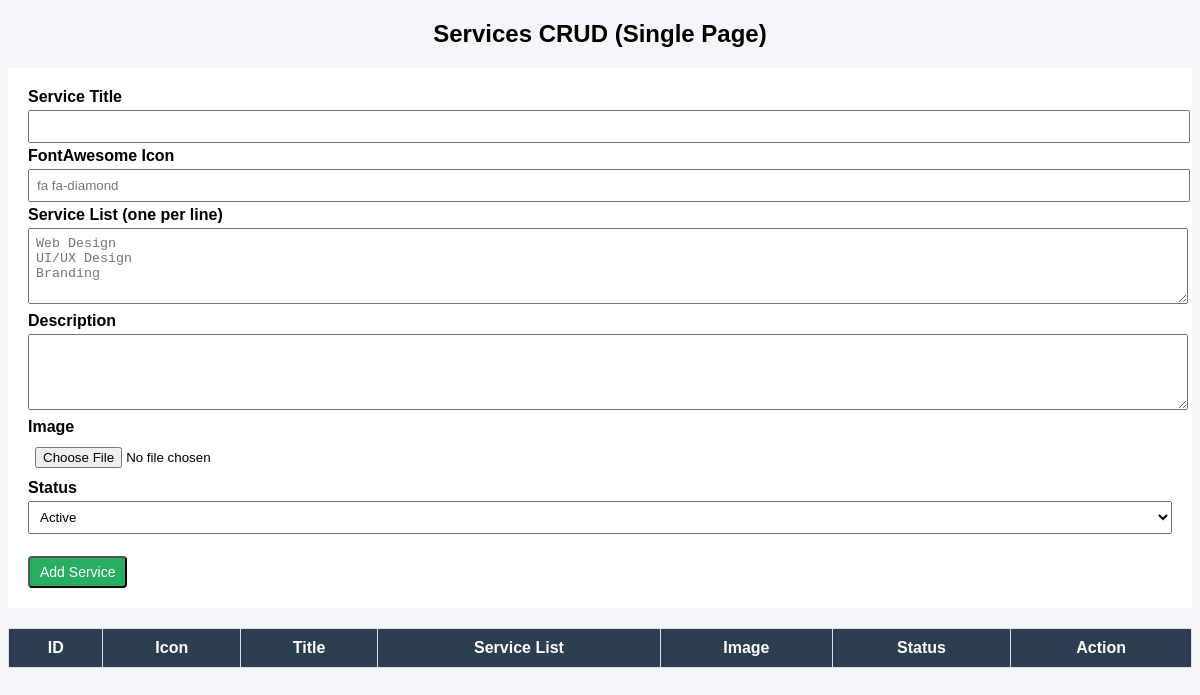
The page /manage_servises.php on the database as committed earlier.
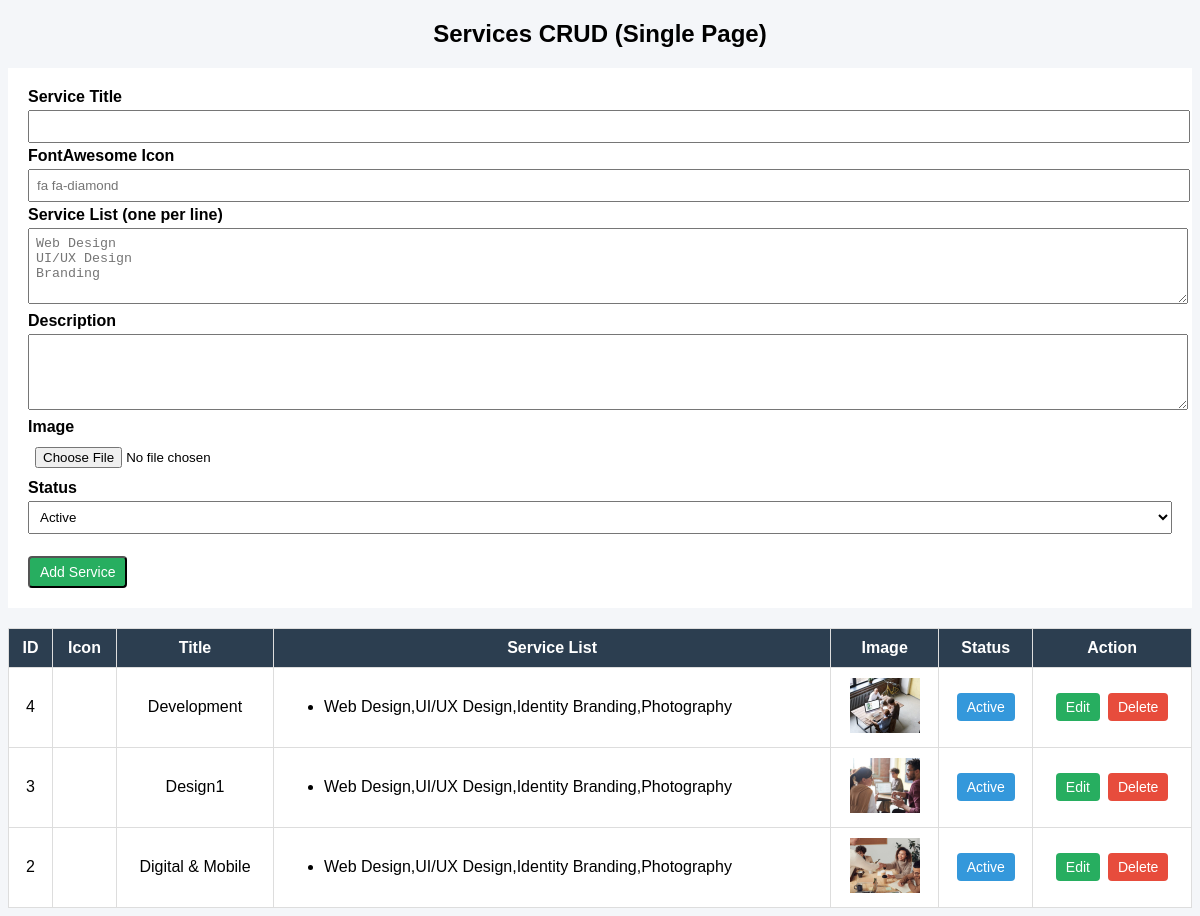
The same page on the database as committed later.
### tables this page shows
CREATE TABLE `services` (
  `id` int(11) NOT NULL,
  `title` varchar(100) DEFAULT NULL,
  `short_desc` varchar(255) DEFAULT NULL,
  `image` varchar(255) DEFAULT NULL,
  `icon` varchar(50) DEFAULT NULL,
  `service_list` text DEFAULT NULL,
  `status` tinyint(1) DEFAULT 1
);

### manage_servises.php (the view, shortened to what this page needs)
<?php
include("conn.php");
$editData = null;
?>
<!DOCTYPE html>
<html>
<head>
<link rel="stylesheet"
 href="https://cdnjs.cloudflare.com/ajax/libs/font-awesome/4.7.0/css/font-awesome.min.css">
</head>
<body>
<h2 align="center">Services CRUD (Single Page)</h2>
<div class="form-box">
<form method="post" enctype="multipart/form-data">
<b>Service Title</b>
<input type="text" name="title" required
 value="<?php echo $editData['title'] ?? ''; ?>">
<b>FontAwesome Icon</b>
<input type="text" name="icon" placeholder="fa fa-diamond"
 value="<?php echo $editData['icon'] ?? ''; ?>">
<b>Service List (one per line)</b>
<textarea name="service_list" rows="4"
 placeholder="Web Design&#10;UI/UX Design&#10;Branding"><?php
 echo $editData['service_list'] ?? ''; ?></textarea>
<b>Description</b>
<textarea name="description" rows="4"><?php
 echo $editData['short_desc'] ?? ''; ?></textarea>
<b>Image</b>
<input type="file" name="image">
<b>Status</b>
<select name="status">
    <option value="1" <?php if(($editData['status'] ?? 1)==1) echo "selected"; ?>>Active</option>
</select>
<br><br>
<button class="btn edit" type="submit" name="save">
<?php echo $editData ? "Update Service" : "Add Service"; ?>
</button>
</form>
</div>
<table>
<tr>
    <th>ID</th>
    <th>Icon</th>
    <th>Title</th>
    <th>Service List</th>
    <th>Image</th>
    <th>Status</th>
    <th>Action</th>
</tr>
<?php
$result = mysqli_query($conn,"SELECT * FROM services ORDER BY id DESC");
while($row = mysqli_fetch_assoc($result)){
?>
<tr>
    <td><?php echo $row['id']; ?></td>
    <td><i class="<?php echo $row['icon']; ?>"></i></td>
    <td><?php echo $row['title']; ?></td>
    <td style="text-align:left">
        <ul>
        <?php
        $items = explode("\n",$row['service_list']);
        foreach($items as $li){
            echo "<li>$li</li>";
        }
        ?>
        </ul>
    </td>
    <td>
        <?php if($row['image']){ ?>
        <img src="assets/images/<?php echo $row['image']; ?>">
        <?php } ?>
    </td>
    <td>
        <a href="?status=<?php echo $row['id']; ?>"
           class="btn <?php echo $row['status']?'status-on':'status-off'; ?>">
           <?php echo $row['status']?'Active':'Deactive'; ?>
        </a>
    </td>
    <td>
        <div class="action-box">
            <a href="?edit=<?php echo $row['id']; ?>" class="btn edit">Edit</a>
            <a href="?delete=<?php echo $row['id']; ?>" class="btn delete"
               onclick="return confirm('Delete this service?')">Delete</a>
        </div>
    </td>
</tr>
<?php } ?>
</table>
</body>
</html>

### manage_servises.php (style rules this page uses)
body { font-family:Arial;background:#f4f6f9 }
table { width:100%;border-collapse:collapse;background:#fff }
th,td { border:1px solid #ddd;padding:10px;text-align:center }
th { background:#2c3e50;color:#fff }
img { width:70px;height:55px;object-fit:cover }
input,textarea,select { width:100%;padding:7px;margin:4px 0 }
.form-box { background:#fff;padding:20px;margin-bottom:20px }
.btn { padding:6px 10px;color:#fff;text-decoration:none;border-radius:4px;font-size:14px }
.edit { background:#27ae60 }
.delete { background:#e74c3c }
.status-on { background:#3498db }
.action-box { display:flex;gap:8px;justify-content:center }

Rows that differ between the two databases and show on the page:
added services: id "4", title "Development", service_list "Web Design,UI/UX Design,Identity Branding,Photography", image (picture), status "Active"
added services: id "3", title "Design1", service_list "Web Design,UI/UX Design,Identity Branding,Photography", image (picture), status "Active"
added services: id "2", title "Digital & Mobile", service_list "Web Design,UI/UX Design,Identity Branding,Photography", image (picture), status "Active"
